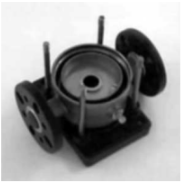
#> input picture test.png, 184 x 182 px
$ jupyter execute chap147.ipynb
#> lines starting #> are read from the running program, lines starting #| are printed output that depends on the picture; after the words box and inside, x2 and y2 are one past the last pixel; in counts of white or black regions, pixels touching at a corner belong together
Canny Edge Detection

[cell 1]
import cv2
import numpy as np
from matplotlib import pyplot as plt

[cell 2]
img = cv2.imread('test.png',0)
#> img is the input picture: shape (182, 184); min 0, max 255, mean 152.9
edges = cv2.Canny(img,100,300)
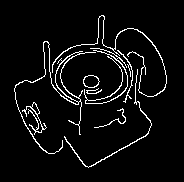
#> edges: shape (182, 184); 5.4% white in thin lines or dots, all inside (x1, y1, x2, y2) = (14, 15, 167, 168)
plt.subplot(121),plt.imshow(img,cmap = 'gray')
plt.title('Original Image'), plt.xticks([]), plt.yticks([])
plt.subplot(122),plt.imshow(edges,cmap = 'gray')
plt.title('Edge Image'), plt.xticks([]), plt.yticks([])
plt.show()
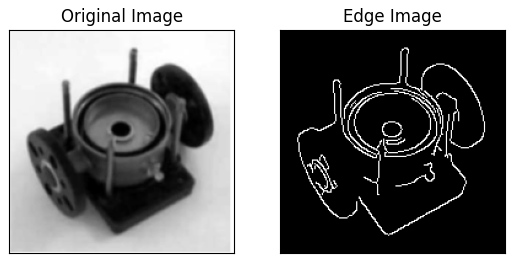
#> figure drawn by matplotlib, 2 panels

[cell 3]
img = cv2.imread('sIMG_2177.jpg',0)
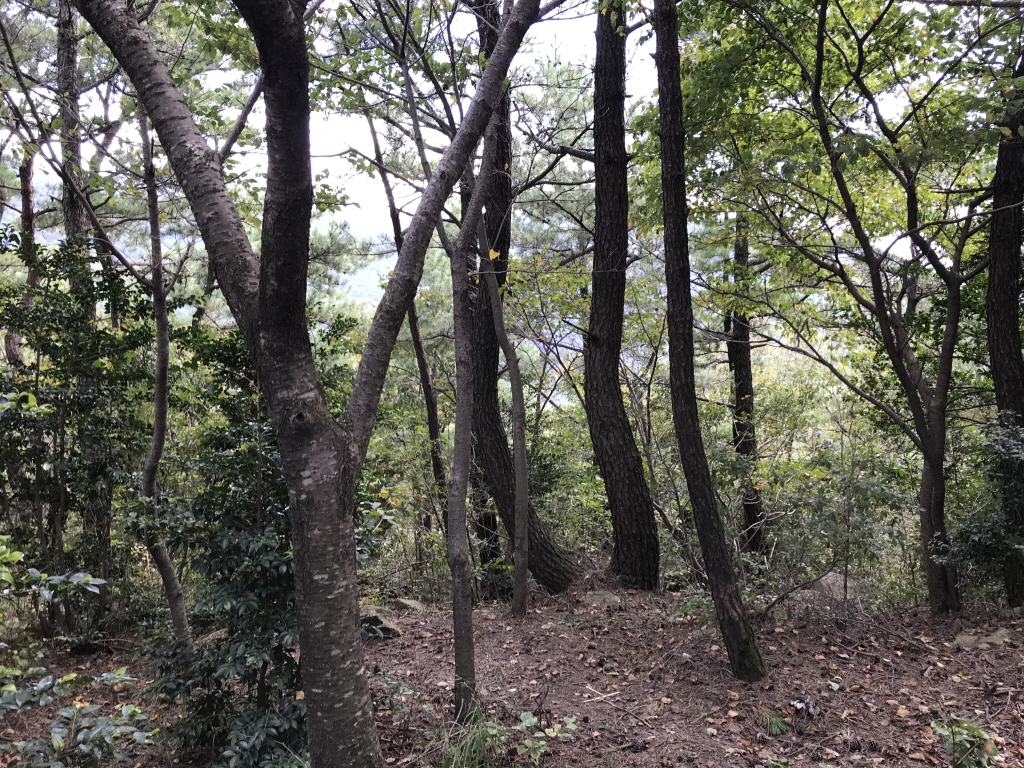
#> input picture sIMG_2177.jpg, 1024 x 768 px
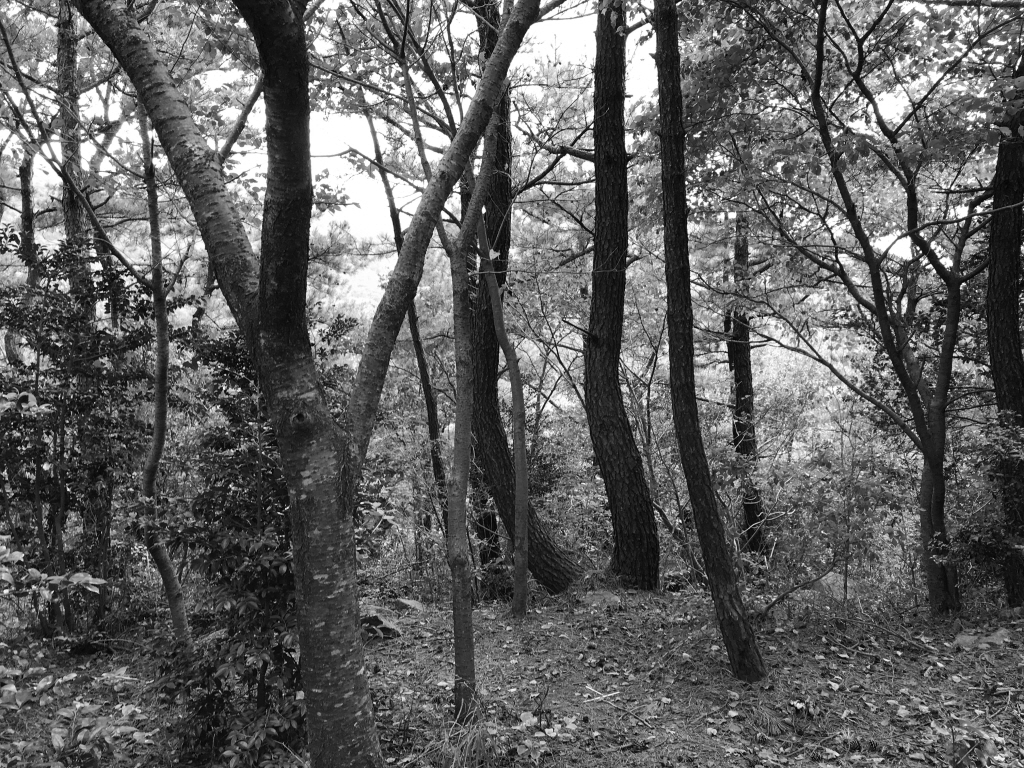
#> img: shape (768, 1024); min 2, max 255, mean 95.4
edges = cv2.Canny(img,200,600)
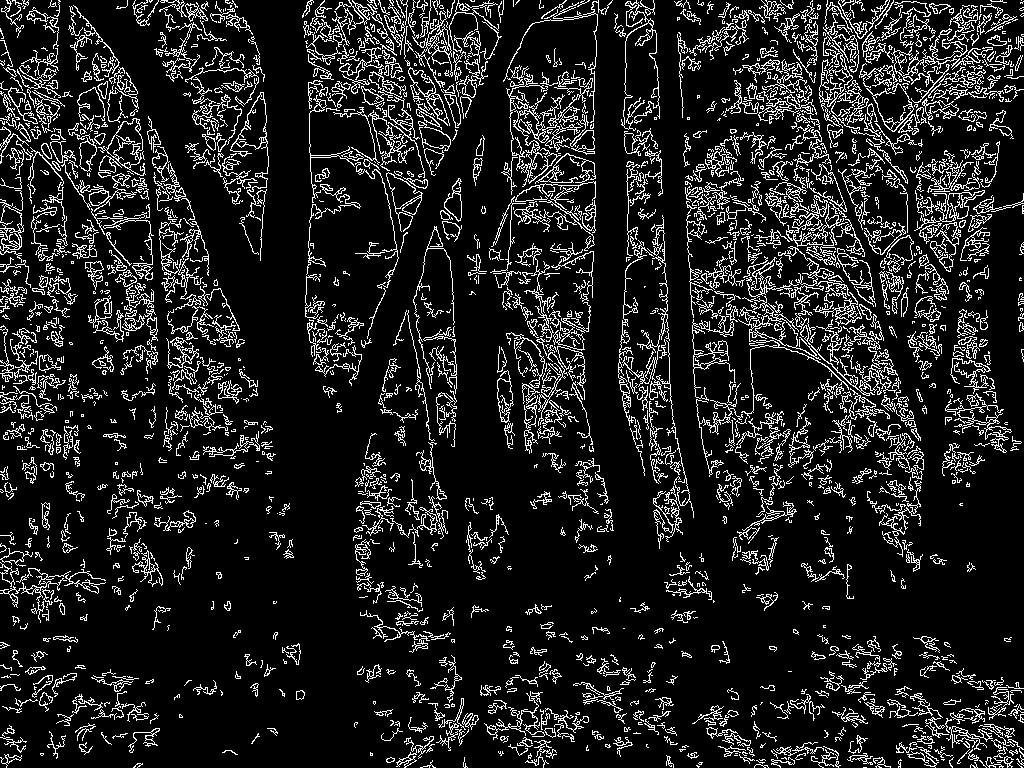
#> edges: shape (768, 1024); 12.5% white in thin lines or dots
plt.subplot(121),plt.imshow(img,cmap = 'gray')
plt.title('Original Image'), plt.xticks([]), plt.yticks([])
plt.subplot(122),plt.imshow(edges,cmap = 'gray')
plt.title('Edge Image'), plt.xticks([]), plt.yticks([])
plt.show()
